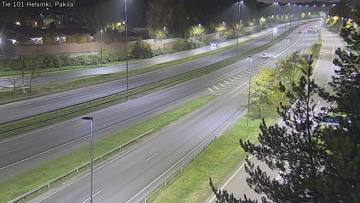
#> input picture data/cam/img/2026-10-01/C0151303_2246.jpg, 360 x 203 px
$ python -i camwatch.py   (imports and definitions only)
#> lines starting #> are read from the running program, lines starting #| are printed output that depends on the picture
#> further down, picture is the input picture: PIL image 360x203 RGB; mean R, G, B 113.5, 115.1, 106.8
#!/usr/bin/env python3
"""Kameravahti, vaihe 0 (varjotila) – Vantaan hoitourakka.

Ajetaan GitHub Actionsissa klo 18–08 (Suomen aikaa) 15 minuutin välein. Hakee urakan kelikameroiden
uusimmat kuvat, mittaa tien alueen vaaleuden ja vertaa sitä saman kuvasuunnan tavalliseen tasoon ja
puolen tunnin takaiseen kuvaan. Jos tie on selvästi vaalentunut (lunta, polanteen alkua), kirjataan
havainto ja tallennetaan pikkukuvat. Varjotilassa ketään ei hälytetä – tulokset näkyvät kelisivulla.

Jos moni kuvasuunta vaalenee samaan aikaan (laaja lumisade tai aamun valkeneminen), kirjataan yksi
aluetapahtuma kymmenien erillisten havaintojen sijaan. Yli 15 vrk vanhat pikkukuvat poistetaan.

Tiedostot: data/cam/latest.json, data/cam/events.json, data/cam/state.json, data/cam/log-YYYY-MM.csv,
data/cam/img/YYYY-MM-DD/*.jpg. Lähteet: Fintraffic / Digitraffic (CC BY 4.0).
"""
import gzip, io, json, math, os, shutil, sys, time, urllib.request
from datetime import datetime, timezone
from statistics import median
from zoneinfo import ZoneInfo
from PIL import Image

DT = 'https://tie.digitraffic.fi'
HDR = {'Digitraffic-User': 'Vantaa-urakka-keliennuste', 'User-Agent': 'vantaa-kameravahti/1', 'Accept-Encoding': 'gzip'}   # Digitraffic vaatii gzip-pakkauksen
BBOX = (24.55, 60.15, 25.45, 60.50)
CONTRACT = 301
OUT = 'data/cam'
TZ = ZoneInfo('Europe/Helsinki')
# Tien alue kuvassa (osuudet leveydestä/korkeudesta): alaosan keskiosa. Kuvasuuntakohtainen rajaus tehdään myöhemmin.
ROI = (0.15, 0.50, 0.85, 0.92)
RULES = {'roi': ROI, 'bright_L': 150, 'white_L': 165, 'white_sat': 30, 'jump_base': 0.20, 'jump_prev': 0.10, 'abs_white': 0.35,
         'unusable_mean': 12, 'stale_min': 60,
         # aluetapahtuma: vähintään 5 kuvasuuntaa ja 25 % kelvollisista samassa ajossa; avoimeen aluetapahtumaan liitetään myöhemmät muutokset
         'region_min': 5, 'region_share': 0.25, 'twilight_sun': (-7, 8), 'img_keep_days': 15, 'warm_tr': 3.0, 'confirm': 2, 'version': 'kv2'}
M_LAT = 111320.0
M_LON = 111320.0 * math.cos(math.radians(60.3))
WINTER = {'FROST', 'ICE', 'PARTLY_ICY', 'SNOW', 'SLUSH', 'SNOW_AND_ICE', 'SLIPPERY', 'VERY_SLIPPERY'}
MAX_IMG_PER_NIGHT = 40
LAT0, LON0 = 60.30, 24.97


# [7 lines left out: function get, not called in this run]


def iso(t):
    return datetime.fromtimestamp(t, timezone.utc).strftime('%Y-%m-%dT%H:%M:%SZ')


def parse_t(s):
    return datetime.fromisoformat(s.replace('Z', '+00:00')).timestamp() if s else None


# [12 lines left out: functions load, save, not called in this run]


def dist(a, b):
    return math.hypot((a[0] - b[0]) * M_LON, (a[1] - b[1]) * M_LAT)


# [43 lines left out: functions seg_dist, line_dist, cameras, not called in this run]


def features(img):
    im = img.convert('RGB')
    w, h = im.size
#> w = 360; h = 203
    box = (int(w * ROI[0]), int(h * ROI[1]), int(w * ROI[2]), int(h * ROI[3]))
#> box = (54, 101, 306, 186)
    sm = im.crop(box).resize((160, 72), Image.BOX)   # keskiarvoistus vaimentaa ajovalojen pisteet
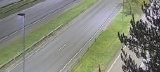
#> sm: PIL image 160x72 RGB; mean R, G, B 132.5, 136, 122.5
    n = bright = white = dark = 0
    sl = ss = 0.0
    for r, g, b in sm.getdata():
        L = 0.299 * r + 0.587 * g + 0.114 * b
        s = max(r, g, b) - min(r, g, b)
        n += 1; sl += L; ss += s
        if L >= RULES['bright_L']: bright += 1
        if L >= RULES['white_L'] and s <= RULES['white_sat']: white += 1
        if L < 20: dark += 1
#> this loop made 11520 passes
#> (r, g, b, L, s, sl, ss) on passes 1 to 12: (103, 102, 118, 104.1, 16, 104.1, 16), (103, 102, 118, 104.1, 16, 208.2, 32), (109, 108, 125, 110.2, 17, 318.5, 49), (118, 117, 135, 119.4, 18, 437.8, 67), (127, 126, 144, 128.4, 18, 566.2, 85), (134, 133, 151, 135.4, 18, 701.5, 103), (133, 132, 153, 134.7, 21, 836.2, 124), (125, 126, 146, 128, 21, 964.2, 145), (121, 122, 142, 124, 21, 1088.2, 166), (121, 122, 142, 124, 21, 1212.2, 187), (124, 125, 143, 126.8, 19, 1338.9, 206), (130, 131, 149, 132.8, 19, 1471.7, 225)
#> (L, s, sl, ss, white) on passes 101, 117: (171.1, 15, 13425.6, 1944, 1), (165.1, 3, 15964.7, 2005, 2)
#> after the loop, bright = 4045; dark = 13; n = 11520; sl = 1537134.5; ss = 227952; white = 1361
    return {'mean': round(sl / n, 1), 'bright': round(bright / n, 3), 'white': round(white / n, 3),
            'dark': round(dark / n, 3), 'sat': round(ss / n, 1), 'mode': 'ir' if ss / n < 6 else 'color'}


# [310 lines left out: functions sun_elev, light_note, prune_images, thumb, main, not called in this run]


# [2 lines not run here, left out]

>>> from PIL import Image
>>> picture = Image.open('../data/cam/img/2026-10-01/C0151303_2246.jpg')
>>> result = features(picture)
#> result = {'mean': 133.4, 'bright': 0.351, 'white': 0.118, 'dark': 0.001, 'sat': 19.8, 'mode': 'color'}
